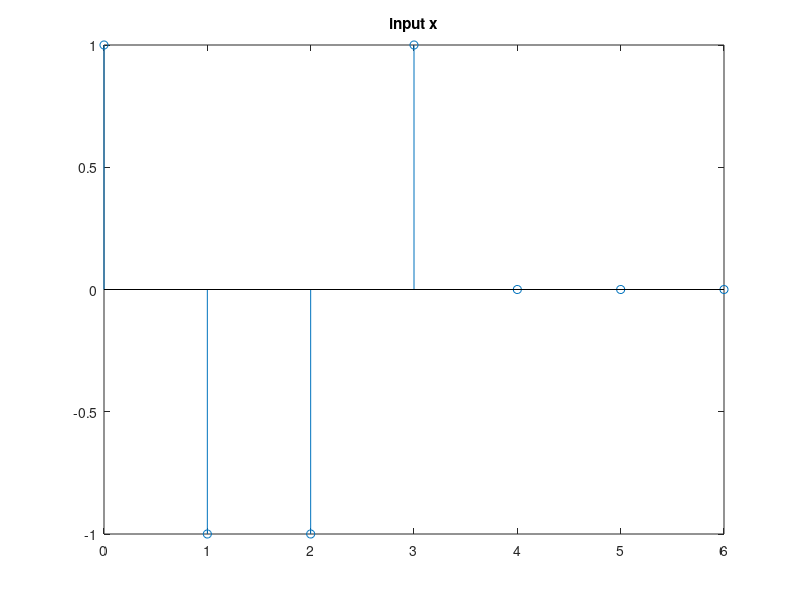
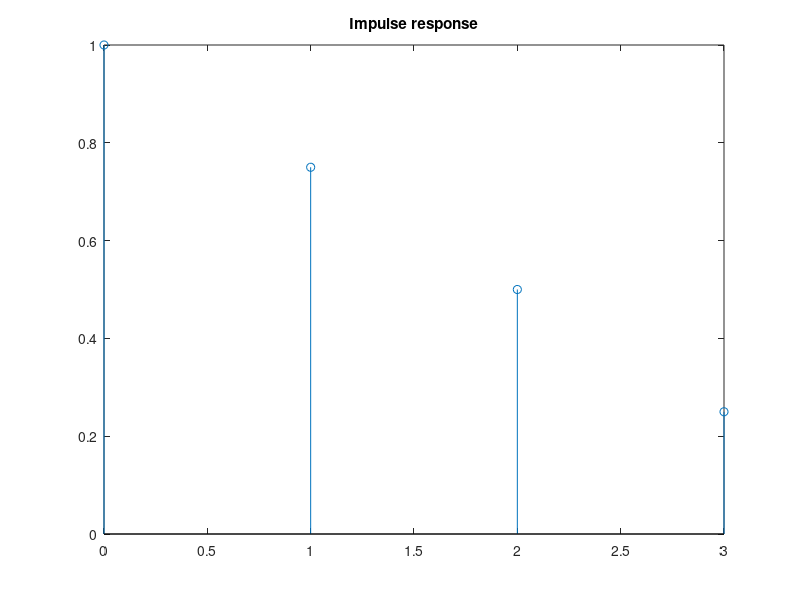

The MATLAB source for these figures, in order:
% Diskrete Faltung
clear;      %clear all variables of the workspace
clc;        %clear
close all;  %close open windows
%%

% Definition of signal arrays
x = [1 -1 -1 1 0 0 0];
k1min = 0;
k1 = length(x);

h = [1 0.75 0.5 0.25];
k2min = 0;
k2 = length(h);

% Calculation of convolution (faltung)
y = conv(x,h);

% Display x
kmin = k2min + k1min;
k = k1 + k2 - 1;
kc = kmin:1:kmin + k - 1;


kx = kmin:1:k1 - 1;
stem(kx,x);
title('input x');
% h
figure
kh = k2min:1:k2-1;
stem(kh,h);
title('Impulse response');




